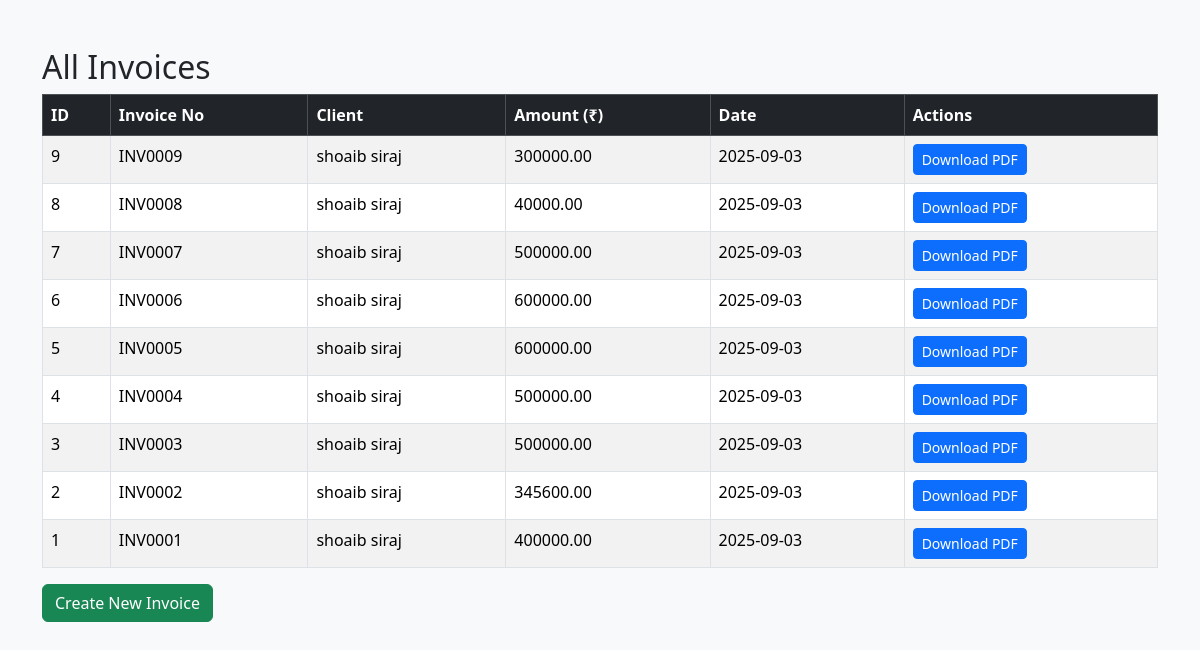
Page /invoices on the committed database.
### app.py (models this page shows)
class Invoice(db.Model):
    id = db.Column(db.Integer, primary_key=True)
    invoice_no = db.Column(db.String(50), unique=True)
    invoice_date = db.Column(db.Date)
    client_name = db.Column(db.String(255))
    client_address = db.Column(db.Text)
    client_gstin = db.Column(db.String(20))
    subscription_period = db.Column(db.String(50))
    amount = db.Column(db.Numeric(10,2))
    gst_percentage = db.Column(db.Numeric(5,2), default=18)
    razorpay_txn_id = db.Column(db.String(100))

### app.py (the view)
@app.route('/invoices')
def list_invoices():
    invoices = Invoice.query.order_by(Invoice.id.desc()).all()
    return render_template('list_invoices.html', invoices=invoices)

### templates/list_invoices.html (shortened to what this page needs)
<!DOCTYPE html>
<html lang="en">
<head>
<link rel="stylesheet" href="https://cdn.jsdelivr.net/npm/bootstrap@5.3.3/dist/css/bootstrap.min.css">
</head>
<body class="bg-light">
<div class="container my-5">
<h2>All Invoices</h2>
<table class="table table-striped table-bordered">
<thead class="table-dark">
<tr>
<th>ID</th>
<th>Invoice No</th>
<th>Client</th>
<th>Amount (₹)</th>
<th>Date</th>
<th>Actions</th>
</tr>
</thead>
<tbody>
{% for inv in invoices %}
<tr>
<td>{{ inv.id }}</td>
<td>{{ inv.invoice_no }}</td>
<td>{{ inv.client_name }}</td>
<td>{{ inv.amount }}</td>
<td>{{ inv.invoice_date }}</td>
<td>
<a href="{{ url_for('show_invoice', id=inv.id) }}" class="btn btn-sm btn-primary">Download PDF</a>
</td>
</tr>
{% endfor %}
</tbody>
</table>
<a href="{{ url_for('create_invoice') }}" class="btn btn-success">Create New Invoice</a>
</div>
</body>
</html>

### rows in the picture
Invoice: id "9", invoice_no "INV0009", client_name "shoaib siraj", amount "300000.00", invoice_date "2025-09-03"
Invoice: id "8", invoice_no "INV0008", client_name "shoaib siraj", amount "40000.00", invoice_date "2025-09-03"
Invoice: id "7", invoice_no "INV0007", client_name "shoaib siraj", amount "500000.00", invoice_date "2025-09-03"
Invoice: id "6", invoice_no "INV0006", client_name "shoaib siraj", amount "600000.00", invoice_date "2025-09-03"
Invoice: id "5", invoice_no "INV0005", client_name "shoaib siraj", amount "600000.00", invoice_date "2025-09-03"
Invoice: id "4", invoice_no "INV0004", client_name "shoaib siraj", amount "500000.00", invoice_date "2025-09-03"
Invoice: id "3", invoice_no "INV0003", client_name "shoaib siraj", amount "500000.00", invoice_date "2025-09-03"
Invoice: id "2", invoice_no "INV0002", client_name "shoaib siraj", amount "345600.00", invoice_date "2025-09-03"
Invoice: id "1", invoice_no "INV0001", client_name "shoaib siraj", amount "400000.00", invoice_date "2025-09-03"
